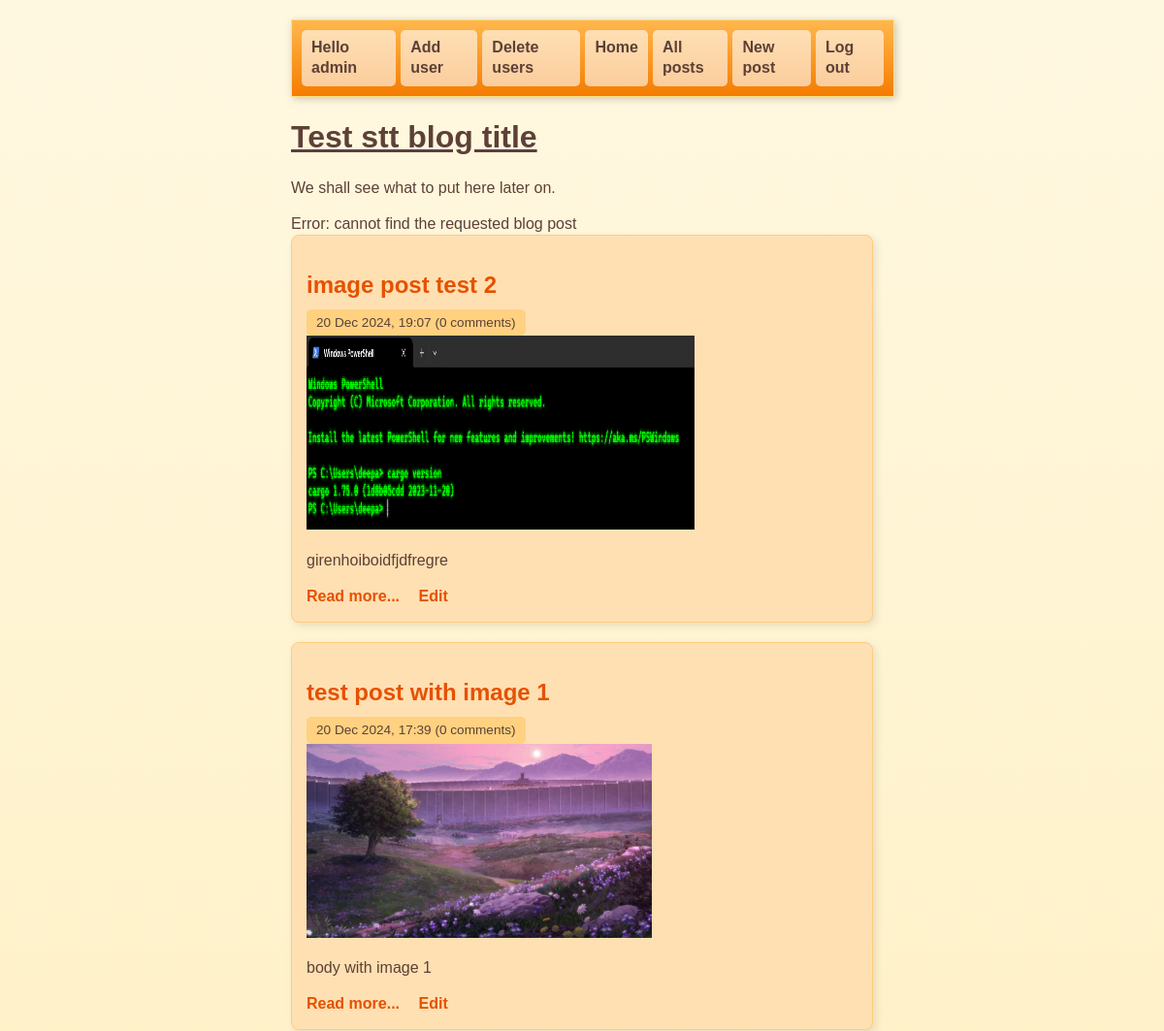
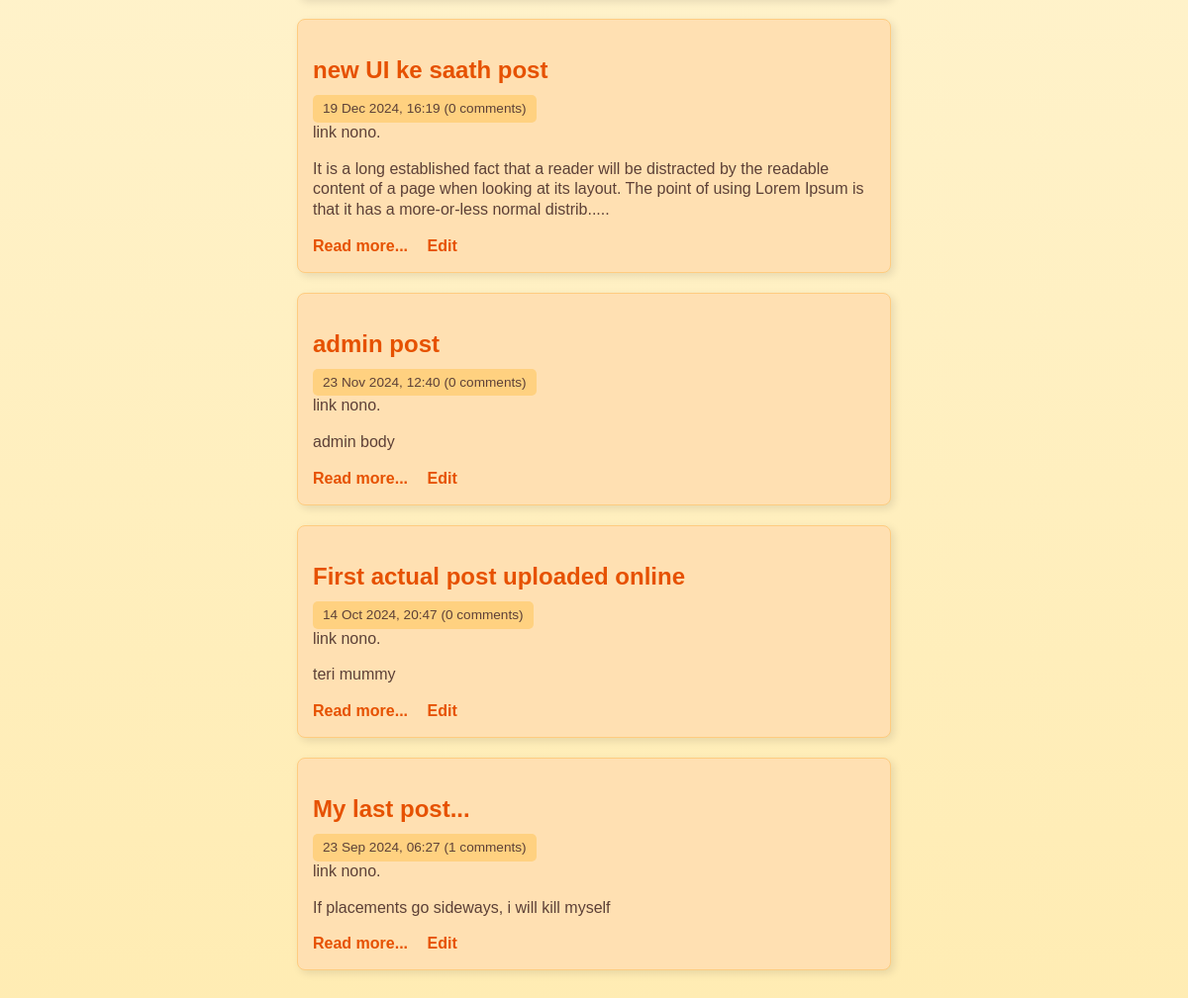
Page /index.php?not-found=1 (signed in) on the committed database (2 pictures, top to bottom).
### tables this page shows
CREATE TABLE post (
	id INTEGER PRIMARY KEY AUTOINCREMENT NOT NULL,
	title VARCHAR NOT NULL,
	body VARCHAR NOT NULL,
	user_id INTEGER NOT NULL,
	created_at VARCHAR NOT NULL,
	updated_at VARCHAR, image_path VARCHAR(255),
	FOREIGN KEY (user_id) REFERENCES user(id)
);

### lib/common.php (called while the page is built, shortened)
<?php
function htmlEscape($html)
{
    return htmlspecialchars($html, ENT_HTML5, 'UTF-8');
}
function convertSqlDate($sqlDate)
{
    $date = DateTime::createFromFormat('Y-m-d H:i:s', $sqlDate);
    return $date->format('d M Y, H:i');
}
function getAuthUser()
{
    if(isLoggedIn()){
        return $_SESSION['logged_in_username'];
    }
    else{
        return null;
    }
}
function isLoggedIn()
{
    return isset($_SESSION['logged_in_username']);
}
function getAllPosts(PDO $pdo)
{
    $stmt = $pdo -> query(
        'SELECT id, title, created_at, body, (SELECT COUNT(*) FROM comment WHERE comment.post_id = post.id) comment_count, image_path FROM post ORDER BY created_at DESC'
    );
    return $stmt->fetchAll(PDO::FETCH_ASSOC);
}
function getUserFromUserId(PDO $pdo, $userId){
    $sql = 'SELECT username FROM user WHERE id=:id';
    $stmt = $pdo -> prepare($sql);
    $stmt->execute(
        array('id' => $userId)
    );
    return $stmt->fetchColumn();
}
function getUserFromPostId(PDO $pdo, $postId)
{
    $sql = 'SELECT user_id FROM post WHERE id=:id';
    $stmt = $pdo->prepare($sql);
    $stmt -> execute(
        array('id' => $postId)
    );
    return $stmt->fetchColumn();
}
function checkUser(PDO $pdo, $postId, $username)
{
    $userId = getUserFromPostId($pdo, $postId);
    $author = getUserFromUserId($pdo, $userId);
    $adminUsername = 'admin';
    $allowed = false;
    if($author === $username or $username === $adminUsername)
    {
        $allowed = true;
    }
    return $allowed;
}

### index.php (the view, shortened to what this page needs)
<?php
require_once 'lib/common.php';
$pdo = getPDO();
$posts = getAllPosts($pdo);
$notFound = isset($_GET['not-found']);
?>
<!DOCTYPE html>
        <?php include 'templates/head.php' ?>
        <?php require_once 'templates/title.php' ?>
    <body>
        <?php if ($notFound): ?>
            <div class="error box">
                Error: cannot find the requested blog post
            </div>
        <?php endif ?>
        <div class="post-list">
            <?php foreach ($posts as $post): ?>
                <div class="post-synopsis">
                    <h2>
                        <a href="view-post.php?post_id=<?php echo $post['id'] ?>"> <?php echo htmlEscape($post['title']) ?> </a>
                    </h2>
                    <div class="meta">
                        <?php echo convertSqlDate($post['created_at']) ?>
                        (<?php echo $post['comment_count'] ?> comments)
                    </div>
                    <?php if(!empty($post['image_path'])):?>
                        <div class="post-image">
                            <img src="<?php echo htmlEscape($post['image_path']); ?>" alt="Post Image" style="max-width: 400px; height: 200px;">
                        </div>
                        <?php else:?>
                        <div class="post-image">
                            link nono.
                        </div>
                    <?php endif; ?>
                    <p>
                        <?php if(strlen($post['body']) > 200)
                        {
                            echo htmlEscape(substr($post['body'], 0, 200) . '.....');
                        }
                        else
                        {
                            echo htmlEscape($post['body']);
                        }
                        ?>
                    </p>
                    <div class="post-controls">
                        <a
                            href="view-post.php?post_id=<?php echo $post['id'] ?>"
                        >Read more...</a>
                        <?php if (isLoggedIn()): ?>
                            <?php if(checkUser($pdo, $post['id'], getAuthUser())): ?>
                                <a
                                    href="edit-post.php?post_id=<?php echo $post['id'] ?>"
                                >Edit</a>
                            <?php endif ?>
                        <?php endif ?>
                    </div>
                </div>
            <?php endforeach ?>
        </div>
    </body>
</html>

### css/main.css (style rules this page uses)
body { font-family: 'Verdana', sans-serif; background: linear-gradient(to bottom, #fff8e1, #ffecb3); color: #5d4037; margin: 0 auto; padding: 20px; max-width: 50%; line-height: 1.3; text-align: left; }
body a { font-family: Verdana, Geneva, Tahoma, sans-serif; color: #5d4037; }
.post-synopsis { background-color: #ffe0b2; border: 1px solid #ffcc80; border-radius: 8px; padding: 15px; margin-bottom: 20px; box-shadow: 3px 3px 8px rgba(0, 0, 0, 0.1); }
.post-synopsis h2 { color: #e65100; font-size: 1.5em; margin-bottom: 10px; }
.post-synopsis .meta { background-color: #ffd180; color: #5d4037; padding: 5px 10px; font-size: 0.85em; border-radius: 5px; display: inline-block; }
.post-synopsis a { color: #e65100; text-decoration: none; font-weight: bold; margin-right: 15px; }

### rows in the picture
post: title "image post test 2", created_at "20 Dec 2024, 19:07", comment_count "0", image_path (picture), body "girenhoiboidfjdfregre"
post: title "test post with image 1", created_at "20 Dec 2024, 17:39", comment_count "0", image_path (picture), body "body with image 1"
post: title "new UI ke saath post", created_at "19 Dec 2024, 16:19", comment_count "0", shows "link nono.", body "It is a long established fact that a reader will be distracted by the readable content of a page when looking at its layout. The point of using Lorem Ipsum is that it has a more-or-less normal distrib....."
post: title "admin post", created_at "23 Nov 2024, 12:40", comment_count "0", shows "link nono.", body "admin body"
post: title "First actual post uploaded online", created_at "14 Oct 2024, 20:47", comment_count "0", shows "link nono.", body "teri mummy"
post: title "My last post...", created_at "23 Sep 2024, 06:27", comment_count "1", shows "link nono.", body "If placements go sideways, i will kill myself"

### other values in the picture
htmlEscape(getAuthUser()) "admin"
